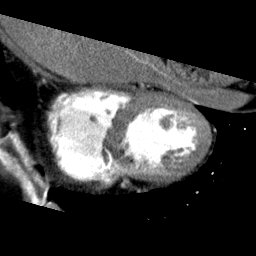
#> input picture axial_CT_slice.bmp, 256 x 256 px, found by its file name
$ jupyter execute --allow-errors plot_random_walker_segmentation.ipynb   (shell and % lines are left out)   (older library calls are emulated)
#> lines starting #> are read from the running program, lines starting #| are printed output that depends on the picture; after the words box and inside, x2 and y2 are one past the last pixel; in counts of white or black regions, pixels touching at a corner belong together
<div class="document" id="random-walker-segmentation">
<h1 class="title">Random walker segmentation</h1>
<p>The random walker algorithm <a class="footnote-reference" href="#id2" id="id1">[1]</a>  determines the segmentation of an image from
a set of markers labeling several phases (2 or more). An anisotropic diffusion
equation is solved with tracers initiated at the markers' position. The local
diffusivity coefficient is greater if neighboring pixels have similar values,
so that diffusion is difficult across high gradients. The label of each unknown
pixel is attributed to the label of the known marker that has the highest
probability to be reached first during this diffusion process.</p>
<p>In this example, two phases are clearly visible, but the data are too
noisy to perform the segmentation from the histogram only. We determine
markers of the two phases from the extreme tails of the histogram of gray
values, and use the random walker for the segmentation.</p>
<table class="docutils footnote" frame="void" id="id2" rules="none">
<colgroup><col class="label" /><col /></colgroup>
<tbody valign="top">
<tr><td class="label"><a class="fn-backref" href="#id1">[1]</a></td><td><em>Random walks for image segmentation</em>, Leo Grady, IEEE Trans. Pattern
Anal. Mach. Intell. 2006 Nov; 28(11):1768-83</td></tr>
</tbody>
</table>
</div>

[cell 1]
import numpy as np
from scipy import ndimage
from scipy.misc import imsave
import matplotlib.pyplot as plt

from skimage.segmentation import random_walker


def microstructure(l=256):
    """
    Synthetic binary data: binary microstructure with blobs.

    Parameters
    ----------

    l: int, optional
        linear size of the returned image
    """
    n = 5
    x, y = np.ogrid[0:l, 0:l]
    mask = np.zeros((l, l))
    generator = np.random.RandomState(1)
    points = l * generator.rand(2, n ** 2)
    mask[(points[0]).astype(np.int), (points[1]).astype(np.int)] = 1
    mask = ndimage.gaussian_filter(mask, sigma=l / (4. * n))
    return (mask > mask.mean()).astype(np.float)


# Generate noisy synthetic data
data = microstructure(l=128)
data += 0.35 * np.random.randn(*data.shape)
markers = np.zeros(data.shape, dtype=np.uint)
markers[data < -0.3] = 1
markers[data > 1.3] = 2

# [7 lines of commented-out code are left out]
labels = random_walker(data, markers, beta=90, mode='bf')

# Plot results
fig, (ax1, ax2, ax3) = plt.subplots(1, 3, figsize=(8, 3.2))
#imsave('noisy.png',data)
ax1.imshow(data, cmap='gray', interpolation='nearest')
#plt.savefig('noisy.png')
ax1.axis('off')
ax1.set_title('Noisy data')
ax2.imshow(markers, cmap='hot', interpolation='nearest')
ax2.axis('off')
ax2.set_title('Markers')
ax3.imshow(labels, cmap='gray', interpolation='nearest')
ax3.axis('off')
ax3.set_title('Segmentation')

fig.subplots_adjust(hspace=0.01, wspace=0.01, top=1, bottom=0, left=0,
                    right=1)
plt.show()
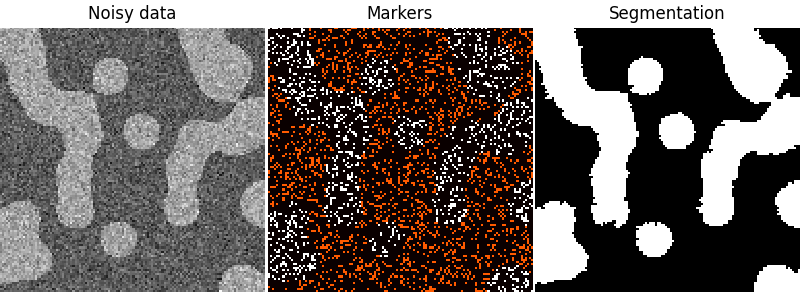
#> figure drawn by matplotlib, 3 panels

[cell 2]
import matplotlib.pyplot as plt
import numpy as np
from PIL import Image

fname = 'axial_CT_slice.bmp'
image = Image.open(fname).convert("L")
#> image is the input picture: PIL image 256x256 L; min 0, max 255, mean 61.2
arr = np.asarray(image)
plt.imshow(arr, cmap='gray')
plt.show()

[cell 3]
arr

[cell 4]
arr[150,100]
#> Out = 214

[cell 5]
import numpy as np
from scipy import ndimage
from scipy.misc import imsave
import matplotlib.pyplot as plt
#import matplotlib.image as mpimg
from scipy.misc import imread

from skimage.segmentation import random_walker
import skimage as skimage

# Generate noisy synthetic data

#data = mpimg.imread('axial_CT_slice.bmp')
data = skimage.img_as_float(imread('axial_CT_slice.bmp'))
#> data: shape (256, 256) float64; min 0, max 1, mean 0.24
markers = np.zeros(data.shape, dtype=np.uint)
markers[150,130] = 1
markers[150,150] = 1
#markers[150,80] = 1
markers[200,200] = 2
#markers[90,150] = 3

# Run random walker algorithm
labels = random_walker(data, markers, beta=90, mode='bf')
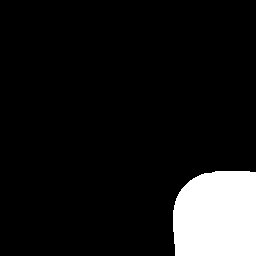
#> labels: shape (256, 256) uint64; values 1 (black) and 2 (white), 10% white; 1 white region, box (x1, y1, x2, y2) and area: (173, 171, 256, 256) 6570

# Plot results
fig, (ax1, ax2, ax3) = plt.subplots(1, 3, figsize=(8, 3.2))
#imsave('noisy.png',data)
ax1.imshow(data, cmap='gray', interpolation='nearest')
#plt.savefig('noisy.png')
ax1.axis('off')
ax1.set_title('Noisy data')
ax2.imshow(markers, cmap='hot', interpolation='nearest')
ax2.axis('off')
ax2.set_title('Markers')
ax3.imshow(labels, cmap='gray', interpolation='nearest')
ax3.axis('off')
ax3.set_title('Segmentation')

fig.subplots_adjust(hspace=0.01, wspace=0.01, top=1, bottom=0, left=0,
                    right=1)
plt.show()
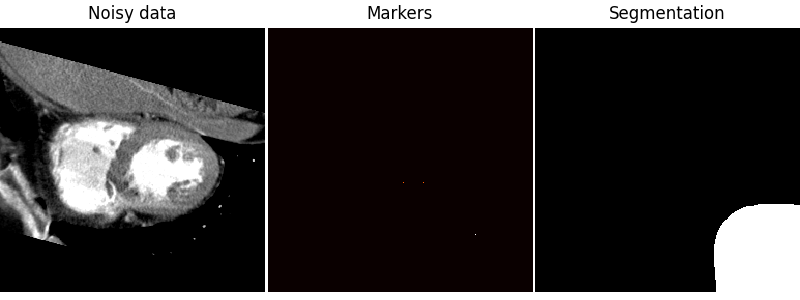
#> figure drawn by matplotlib, 3 panels
